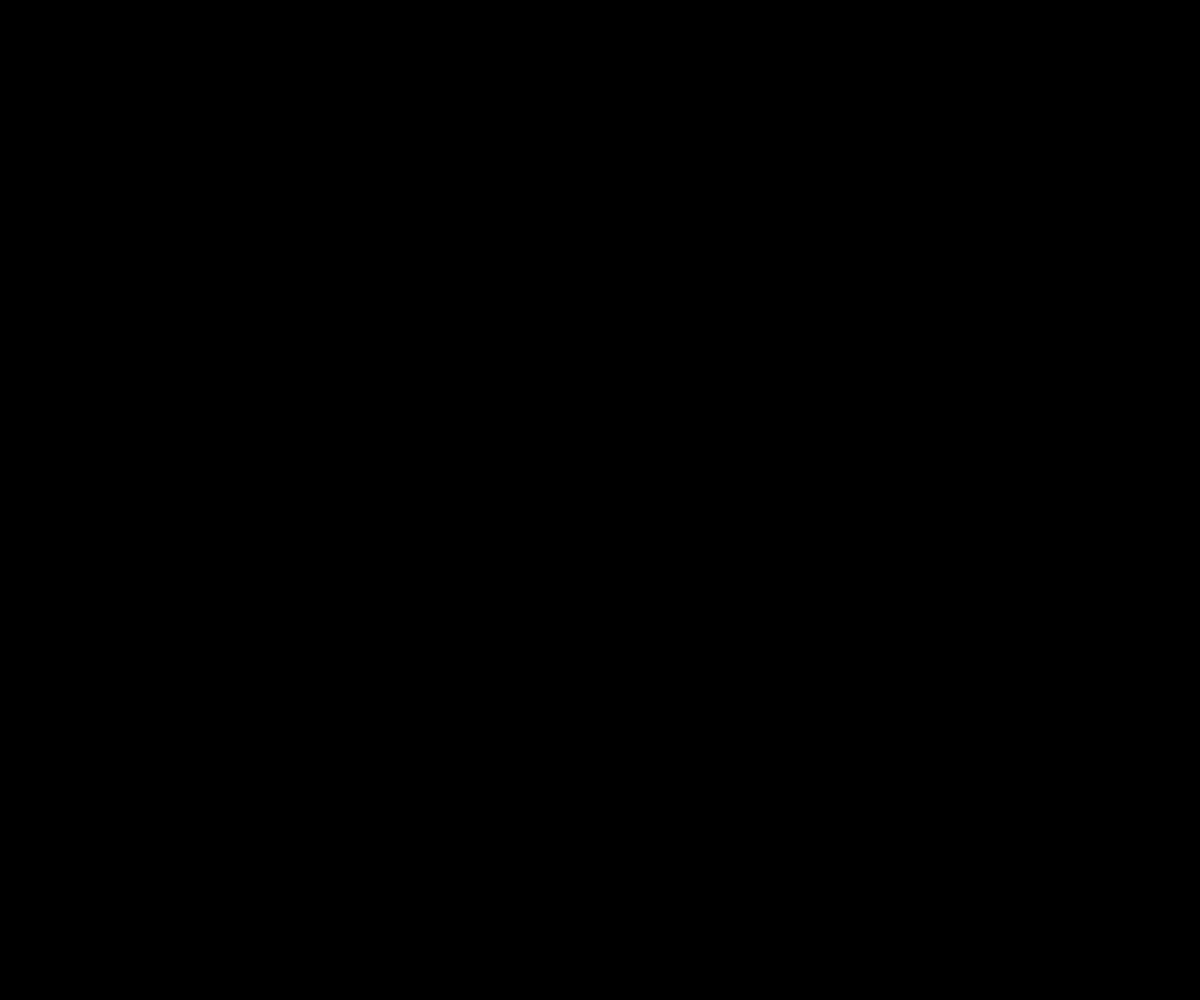
Frame 1 (no input)
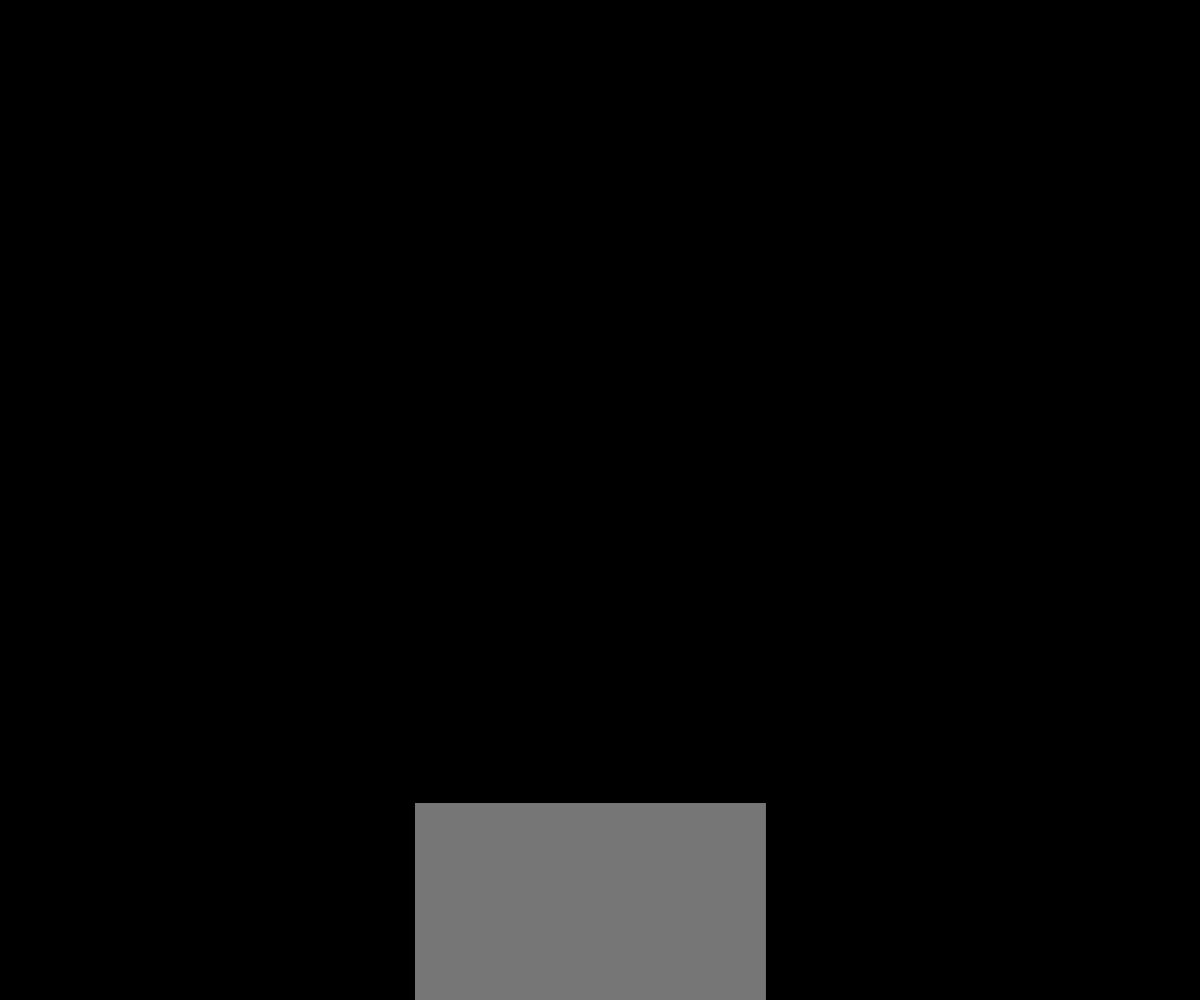
Frame 60 (no input)
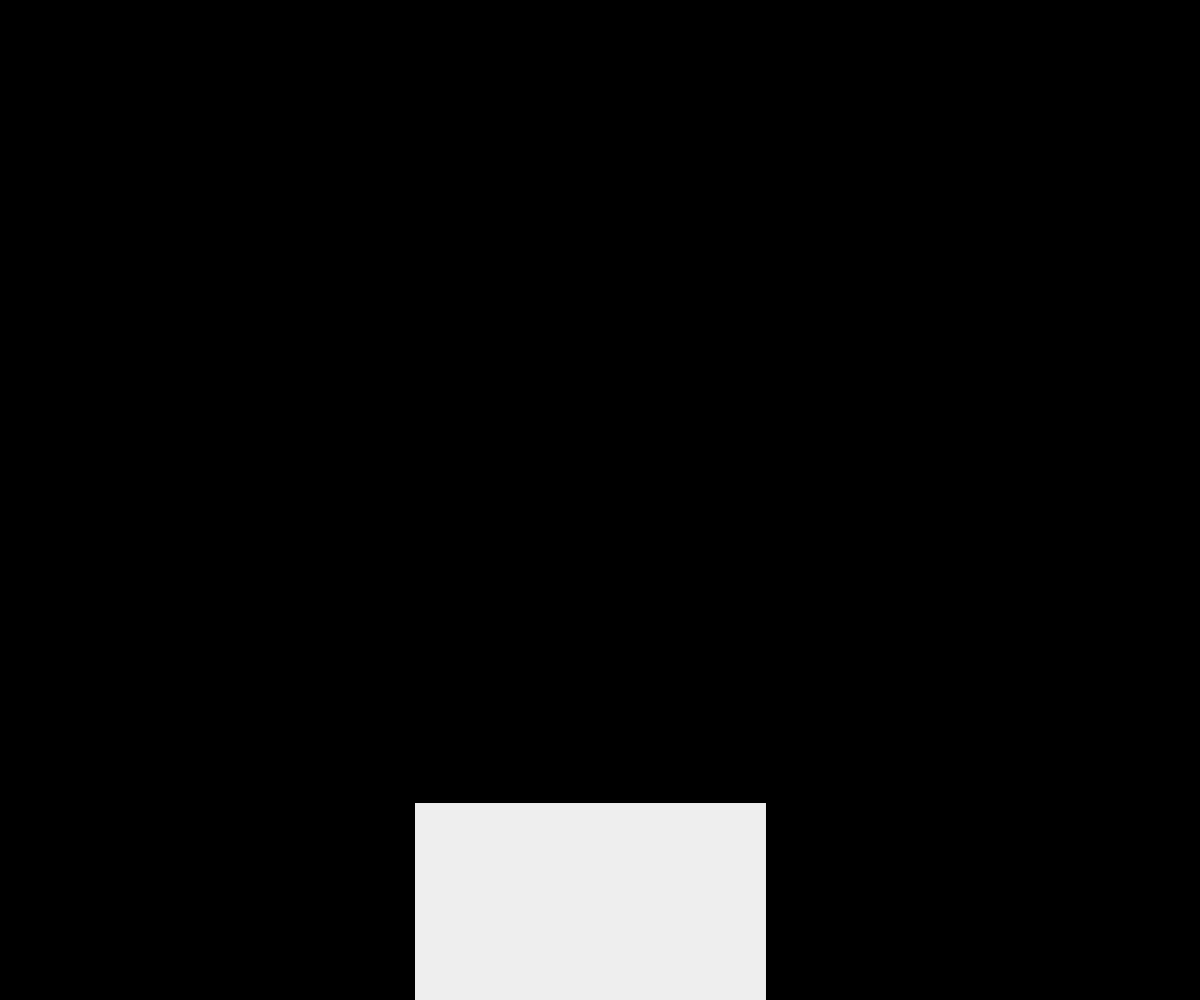
Frame 120 (the mouse pressed at the canvas centre since frame 60)

The p5.js sketch that drew these frames (run headless with seeded random() and noise() and a simulated clock; from frame 60 on, the mouse is pressed at the canvas centre):

// p5.js sketch
// ── sketch.js
let w = 350;
let w1; // expanding width
let offset = 0;
let speed = 2;
let fi = 0; // fade in
let fo; // fade out

let expand = false;
let started = false;

let restartTime = 900;
let delayTime = 120;

function setup() {
  createCanvas(windowWidth, windowHeight);
  background(0);
  noStroke();
  w1 = 1;
  rw = random(0, windowWidth);
  rh = random(0, windowHeight);
}

function draw() {
  // resetting the frame
  if (frameCount % restartTime == 1) {
    started = true;
    expand = false;
    chance = random(1);
    offset = 0;

    w1 = w;
    background(0);
    fi = 0;
    fill(fi);
    rw = random(0, windowWidth);
    rh = random(0, windowHeight);
  }
  // start expanding
  if (frameCount % delayTime == 0) {
    expand = true;
  }
  if (started) {
    // static square
    if (!expand) {
      fill(fi);
      rect(rw, rh, w, w);
    } else {
      // expanding rectangle
      fill(fi);
      if (chance < 0.5) {
        rect(rw + offset, rh, w1, w);
      } else {
        rect(rw, rh + offset, w, w1);
      }
      // rect(rw, rh, w1, w1);
      w1 += speed * 2;
      offset -= speed;
    }
  }

  fi += 2;
}
